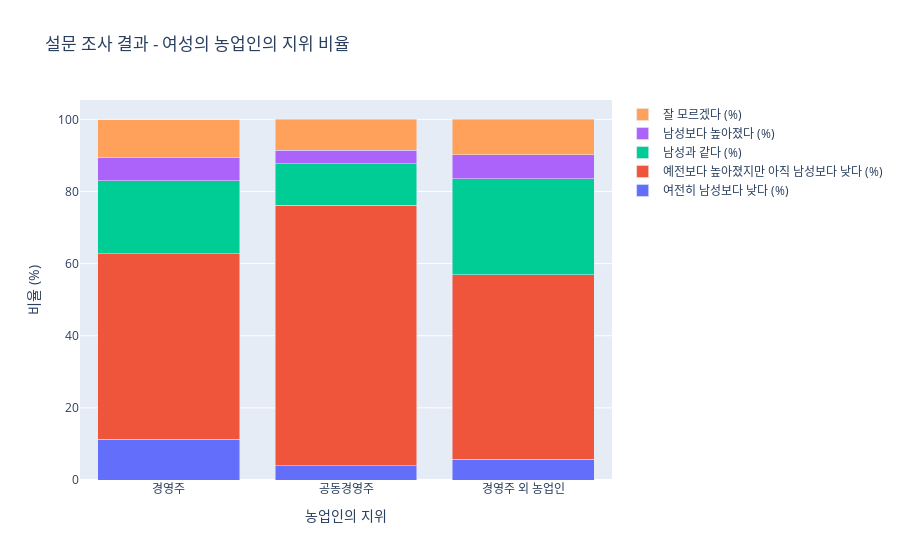

Notebook code for this chart:
### Code cell
fig = go.Figure()

for column in values.columns:
    fig.add_trace(go.Bar(
        x=age_groups,
        y=values[column],
        name=column
    ))
fig.update_layout(
    title='설문 조사 결과 - 여성의 농업인의 지위 비율',
    xaxis_title='농업인의 지위',
    yaxis_title='비율 (%)',
    barmode='stack'
)

fig

### Figure 1 — Plotly figure (JSON) as saved in the notebook; plotly's stock layout.template omitted (floating-point values rounded to 4 significant figures)
{"data": [{"name": "여전히 남성보다 낮다 (%)", "type": "bar", "x": ["경영주", "공동경영주", "경영주 외 농업인"], "y": [11.3, 4, 5.8]}, {"name": "예전보다 높아졌지만 아직 남성보다 낮다 (%)", "type": "bar", "x": ["경영주", "공동경영주", "경영주 외 농업인"], "y": [51.4, 72.2, 51.1]}, {"name": "남성과 같다 (%)", "type": "bar", "x": ["경영주", "공동경영주", "경영주 외 농업인"], "y": [20.3, 11.5, 26.6]}, {"name": "남성보다 높아졌다 (%)", "type": "bar", "x": ["경영주", "공동경영주", "경영주 외 농업인"], "y": [6.4, 3.8, 6.7]}, {"name": "잘 모르겠다 (%)", "type": "bar", "x": ["경영주", "공동경영주", "경영주 외 농업인"], "y": [10.5, 8.5, 9.9]}], "layout": {"autosize": true, "barmode": "stack", "title": {"text": "설문 조사 결과 - 여성의 농업인의 지위 비율"}, "xaxis": {"autorange": true, "range": [-0.5, 2.5], "title": {"text": "농업인의 지위"}, "type": "category"}, "yaxis": {"autorange": true, "range": [0, 105.4], "title": {"text": "비율 (%)"}, "type": "linear"}}}
